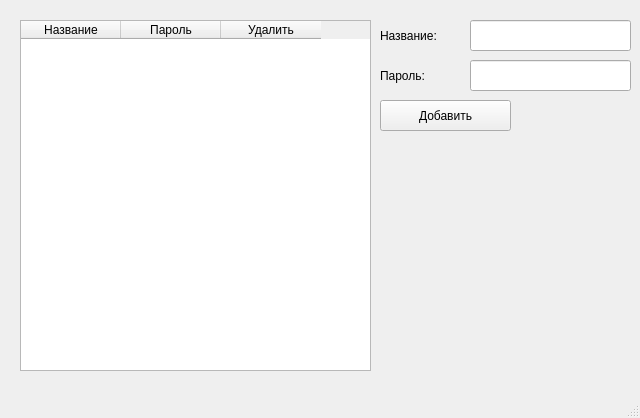
<?xml version="1.0" encoding="UTF-8"?>
<ui version="4.0">
 <class>MainWindow</class>
 <widget class="QMainWindow" name="MainWindow">
  <property name="geometry">
   <rect>
    <x>0</x>
    <y>0</y>
    <width>640</width>
    <height>418</height>
   </rect>
  </property>
  <property name="windowTitle">
   <string>MainWindow</string>
  </property>
  <widget class="QWidget" name="centralwidget">
   <widget class="QTableWidget" name="tableWidget">
    <property name="geometry">
     <rect>
      <x>20</x>
      <y>20</y>
      <width>351</width>
      <height>351</height>
     </rect>
    </property>
    <property name="columnCount">
     <number>3</number>
    </property>
    <column>
     <property name="text">
      <string>Название</string>
     </property>
    </column>
    <column>
     <property name="text">
      <string>Пароль</string>
     </property>
    </column>
    <column>
     <property name="text">
      <string>Удалить</string>
     </property>
    </column>
   </widget>
   <widget class="QLabel" name="labelTitle">
    <property name="geometry">
     <rect>
      <x>380</x>
      <y>20</y>
      <width>81</width>
      <height>31</height>
     </rect>
    </property>
    <property name="text">
     <string>Название:</string>
    </property>
   </widget>
   <widget class="QLineEdit" name="lineEditTitle">
    <property name="geometry">
     <rect>
      <x>470</x>
      <y>20</y>
      <width>161</width>
      <height>31</height>
     </rect>
    </property>
   </widget>
   <widget class="QLineEdit" name="lineEditPassword">
    <property name="geometry">
     <rect>
      <x>470</x>
      <y>60</y>
      <width>161</width>
      <height>31</height>
     </rect>
    </property>
   </widget>
   <widget class="QLabel" name="labelPassword">
    <property name="geometry">
     <rect>
      <x>380</x>
      <y>60</y>
      <width>81</width>
      <height>31</height>
     </rect>
    </property>
    <property name="text">
     <string>Пароль:</string>
    </property>
   </widget>
   <widget class="QPushButton" name="pushButtonAdd">
    <property name="geometry">
     <rect>
      <x>380</x>
      <y>100</y>
      <width>131</width>
      <height>31</height>
     </rect>
    </property>
    <property name="text">
     <string>Добавить</string>
    </property>
   </widget>
  </widget>
  <widget class="QMenuBar" name="menubar">
   <property name="geometry">
    <rect>
     <x>0</x>
     <y>0</y>
     <width>640</width>
     <height>20</height>
    </rect>
   </property>
  </widget>
  <widget class="QStatusBar" name="statusbar"/>
 </widget>
 <resources/>
 <connections/>
</ui>
